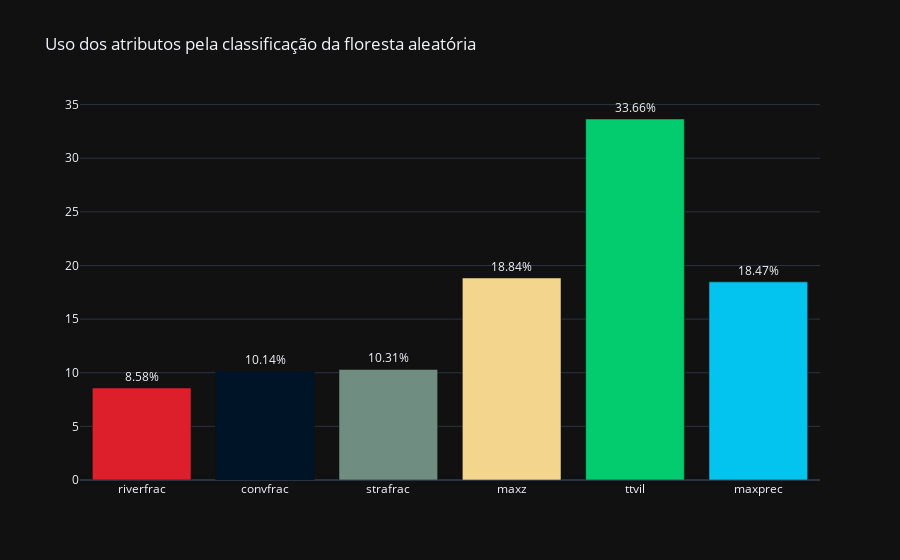

Write notebook code for a chart like this one.
### Code cell
fi = rf100.feature_importances_*100
attrs = {}
for key, value in zip(columns[2:], fi):
    attrs[key] = value

labels = list(attrs.keys())
values = list(attrs.values())
colors = ['#DC1F2A', '#001427', '#708D81', '#F4D58D', '#02CC6D', 
         '#02C4EF', '#FAFF05', '#CD05FF', '#FF8205']

fig = go.Figure()
fig.add_trace(
    go.Bar(x=labels, y=values, text=['%.2f%%'%(float(x)) for x in values], 
           marker_color=colors, textposition='outside')  
)

# fig.update_traces(hoverinfo='label+percent', textfont_size=20, hole=.5,
#                   marker=dict(colors=colors, line=dict(color='#282828', width=2)))
fig.update_layout(
    template='plotly_dark',
    title="Uso dos atributos pela classificação da floresta aleatória",
    autosize=True,
#     margin=dict(t=210)
#     font=dict(size=20)
)

# offline.plot(fig, image_filename='attributes-use-by-random-forest500-fam', image='png')
offline.iplot(fig)

### Figure 1 — Plotly figure (JSON) as saved in the notebook; plotly's stock layout.template omitted (floating-point values rounded to 4 significant figures)
{"data": [{"marker": {"color": ["#DC1F2A", "#001427", "#708D81", "#F4D58D", "#02CC6D", "#02C4EF", "#FAFF05", "#CD05FF", "#FF8205"]}, "text": ["8.58%", "10.14%", "10.31%", "18.84%", "33.66%", "18.47%"], "textposition": "outside", "type": "bar", "x": ["riverfrac", "convfrac", "strafrac", "maxz", "ttvil", "maxprec"], "y": [8.577, 10.14, 10.31, 18.84, 33.66, 18.47]}], "layout": {"autosize": true, "title": {"text": "Uso dos atributos pela classificação da floresta aleatória"}}}
